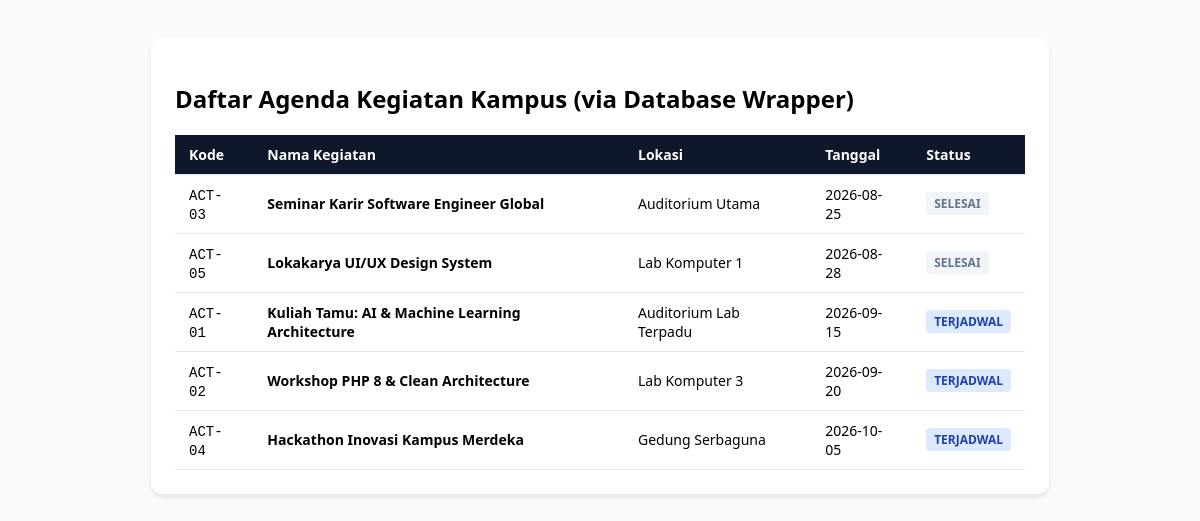
Page /starter/01_class_database.php on the committed database.
### tables this page shows
CREATE TABLE IF NOT EXISTS `kegiatan` (
    `id` INT AUTO_INCREMENT PRIMARY KEY,
    `kode` VARCHAR(20) NOT NULL UNIQUE,
    `nama` VARCHAR(150) NOT NULL,
    `lokasi` VARCHAR(100) NOT NULL,
    `tanggal` DATE NOT NULL,
    `kuota` INT NOT NULL DEFAULT 50,
    `status` ENUM('terjadwal', 'berlangsung', 'selesai', 'dibatalkan') DEFAULT 'terjadwal',
    `created_at` TIMESTAMP DEFAULT CURRENT_TIMESTAMP
);

### starter/01_class_database.php (the view, shortened to what this page needs)
<?php
class Database
{
    public function run(string $sql, array $params = []): PDOStatement
    {
        try {
            $stmt = $this->pdo->prepare($sql);
            $stmt->execute($params);
            return $stmt;
        } catch (PDOException $e) {
            error_log("DB Query Error: " . $e->getMessage());
            throw new RuntimeException("Kesalahan eksekusi database: " . $e->getMessage());
        }
    }
    public function getAll(string $sql, array $params = []): array
    {
        return $this->run($sql, $params)->fetchAll(PDO::FETCH_ASSOC);
    }
}
$pdo = new PDO(
    "mysql:host=127.0.0.1;dbname=pemrograman_lanjut;charset=utf8mb4",
    "root",
    "",
    [PDO::ATTR_ERRMODE => PDO::ERRMODE_EXCEPTION]
);
$db = new Database($pdo);
$daftarKegiatan = $db->getAll("SELECT kode, nama, lokasi, tanggal, status FROM kegiatan ORDER BY tanggal ASC");
?>
<!DOCTYPE html>
<html lang="id">
<head>
</head>
<body>
    <div class="card">
        <h2>Daftar Agenda Kegiatan Kampus (via Database Wrapper)</h2>
        <table>
            <thead>
                <tr>
                    <th>Kode</th>
                    <th>Nama Kegiatan</th>
                    <th>Lokasi</th>
                    <th>Tanggal</th>
                    <th>Status</th>
                </tr>
            </thead>
            <tbody>
                <?php foreach ($daftarKegiatan as $k): ?>
                    <tr>
                        <td><code><?= htmlspecialchars($k['kode']) ?></code></td>
                        <td><strong><?= htmlspecialchars($k['nama']) ?></strong></td>
                        <td><?= htmlspecialchars($k['lokasi']) ?></td>
                        <td><?= $k['tanggal'] ?></td>
                        <td>
                            <span class="badge badge-<?= $k['status'] ?>">
                                <?= $k['status'] ?>
                            </span>
                        </td>
                    </tr>
                <?php endforeach; ?>
            </tbody>
        </table>
    </div>
</body>
</html>

### starter/01_class_database.php (style rules this page uses)
body { font-family: 'Segoe UI', sans-serif; background: #f8fafc; padding: 30px; }
.card { max-width: 850px; margin: 0 auto; background: white; border-radius: 12px; padding: 24px; box-shadow: 0 4px 6px -1px rgba(0,0,0,0.1); }
table { width: 100%; border-collapse: collapse; margin-top: 16px; font-size: 14px; }
th, td { padding: 10px 14px; border-bottom: 1px solid #e2e8f0; text-align: left; }
th { background: #0f172a; color: white; }
.badge { display: inline-block; padding: 3px 8px; border-radius: 4px; font-size: 12px; font-weight: 600; text-transform: uppercase; }
.badge-terjadwal { background: #dbeafe; color: #1e40af; }
.badge-selesai { background: #f1f5f9; color: #64748b; }

### rows in the picture
kegiatan: kode "ACT-03", nama "Seminar Karir Software Engineer Global", lokasi "Auditorium Utama", tanggal "2026-08-25", status "SELESAI"
kegiatan: kode "ACT-05", nama "Lokakarya UI/UX Design System", lokasi "Lab Komputer 1", tanggal "2026-08-28", status "SELESAI"
kegiatan: kode "ACT-01", nama "Kuliah Tamu: AI & Machine Learning Architecture", lokasi "Auditorium Lab Terpadu", tanggal "2026-09-15", status "TERJADWAL"
kegiatan: kode "ACT-02", nama "Workshop PHP 8 & Clean Architecture", lokasi "Lab Komputer 3", tanggal "2026-09-20", status "TERJADWAL"
kegiatan: kode "ACT-04", nama "Hackathon Inovasi Kampus Merdeka", lokasi "Gedung Serbaguna", tanggal "2026-10-05", status "TERJADWAL"
